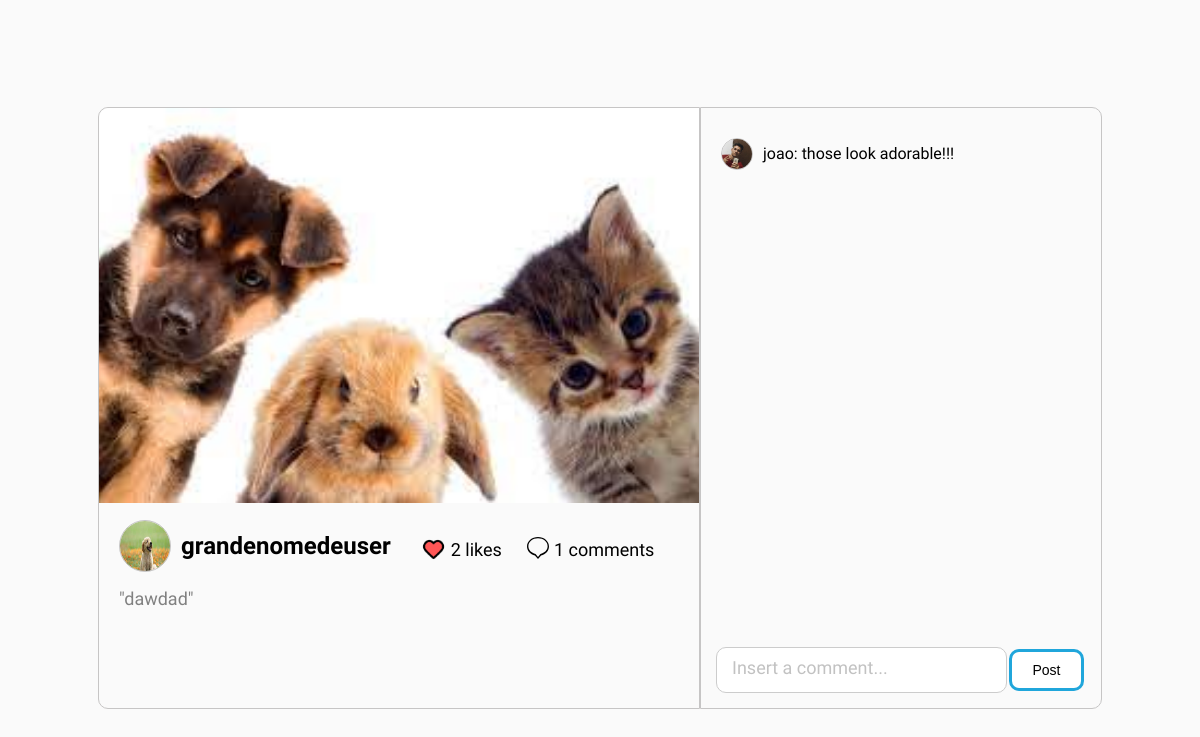
/post/6/comment (signed in), run on an earlier commit of the app's database.
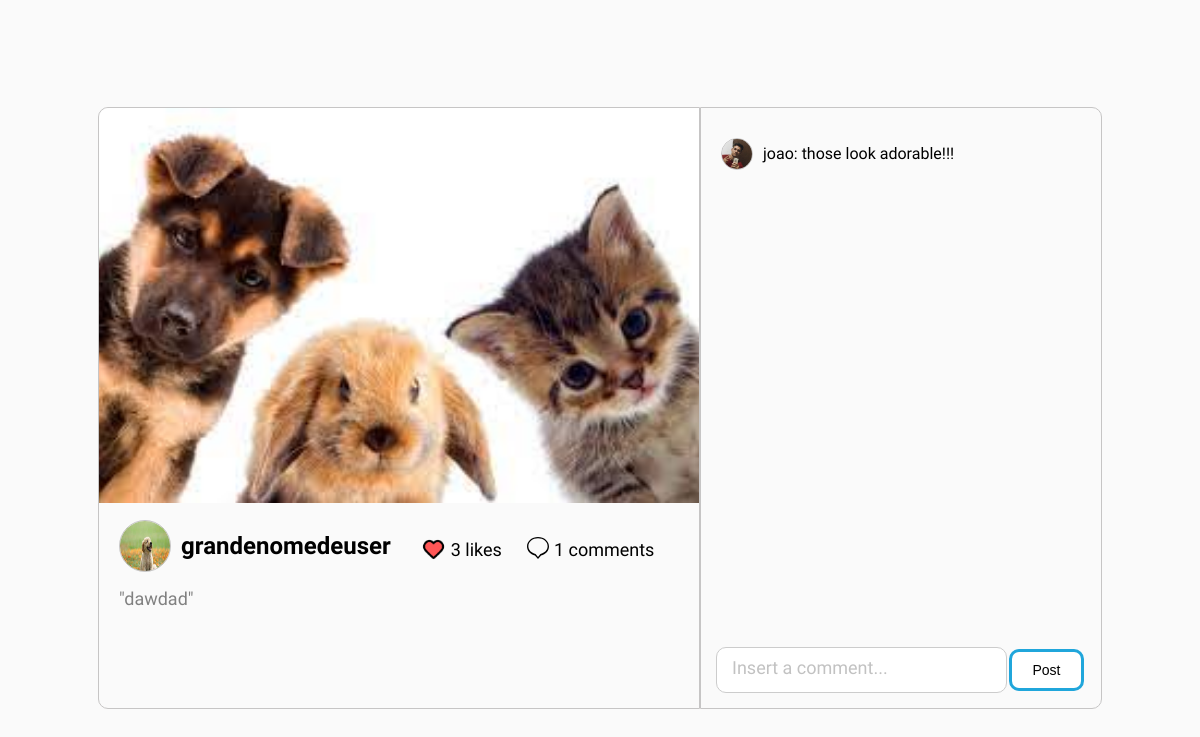
And on a later commit of the database.
### myapp/models.py (models this page shows, shortened)
class Post(models.Model):
    user_profile = models.ForeignKey(UserProfile, on_delete=models.CASCADE, null=True)
    user = models.ForeignKey(User, on_delete=models.CASCADE, null=True, blank=True)
    image = models.ImageField(null=True, upload_to='images/')
    description = models.CharField(max_length=500, null=True, blank=True)
    date = models.DateTimeField(auto_now_add=True)
    likes = models.IntegerField(default=0)
    comment = models.IntegerField(default=0)
    who_liked = models.ManyToManyField(User, related_name='liked_posts', blank=True)

class UserProfile(models.Model):
    user = models.OneToOneField(User, on_delete=models.CASCADE)
    profile_image = models.ImageField(upload_to='images/', default='images/defaultuser.png')
    bio = models.CharField(max_length=100, null=True, blank=True)

class User(AbstractUser):
    SPECIES_CHOICES = [
        ('dog', 'Dog'),
        ('cat', 'Cat'),
        ('bird', 'Bird'),
        ('fish', 'Fish'),
        ('rabbit', 'Rabbit'),
        ('hamster', 'Hamster'),
        ('turtle', 'Turtle'),
        ('horse', 'Horse'),
        ('snake', 'Snake'),
        ('lizard', 'Lizard'),
        ('pig', 'Pig'),
        ('monkey', 'Monkey'),
        ('other', 'Other'),
    ]
    profile_image = models.ImageField(null=True, blank=True, upload_to='images/')
    phone = models.CharField(max_length=20, null=True, blank=True)
    address = models.CharField(max_length=50, null=True, blank=True)
    amount_of_followers = models.IntegerField(default=0)
    amount_of_following = models.IntegerField(default=0)
    followers = models.ManyToManyField('self', blank=True, symmetrical=False)
    following = models.ManyToManyField('self', blank=True, symmetrical=False, related_name='following_user')
    species = models.CharField(max_length=10, choices=SPECIES_CHOICES, null=True, blank=True)

### myapp/views.py (the view)
# urls.py: path('post/<str:post_id>/comment', views.comment, name='comment_post'),
@login_required
def comment (request, post_id):
    post = Post.objects.get(id=post_id)
    comments = Comment.objects.filter(post=post)
    form = CommentForm(request.POST)
    current_user = request.user
    if request.method == 'POST':
        if form.is_valid():
            comment = form.save(commit=False)
            comment.user = request.user
            comment.user_profile = request.user.userprofile
            comment.post = post
            comment.save()
            post.comment += 1
            post.save()
            print(post.comment)
            print('Valid comment')
        else:
            error_message = 'Every comment must have a text. Try again!'
            messages.error(request, error_message, extra_tags='TEXT_BLANK_ERROR')
            print('Invalid comment')
    else:
        form = CommentForm()
    liked_posts = Likes.objects.filter(user=current_user).values_list('post', flat=True)
    return render(request, 'post_details.html', {'form': form , 'comments': comments, 'post': post, 'liked_posts': liked_posts})

### myapp/forms.py
class CommentForm(forms.ModelForm):
   class Meta:
      model = Comment
      fields = ['comment']
      labels = {
          'comment': 'Comentário',
      }

### myapp/templates/post_details.html (shortened to what this page needs)
{% extends "base.html" %}
{% block content %}
<!DOCTYPE html>
<html lang="en">
<head>
    {% load static %}
    <link rel="stylesheet" href="{% static 'postdetail.css' %}">
</head>
<body>
    <div class = "post_details">
        <div class = "test">
            <div class = "post_image_and_likes">
                <div class = img_container><img id = "post_image" src = "{{ post.image.url }}" alt=""></div>
                <div class = "post_info">
                    <div id = "user">
                        <img id = "main_image" src="{{ post.user_profile.profile_image.url }}" alt="">
                        <strong>{{ post.user.username }}</strong>
                        <div class = "like_post">
                            {% if post.id in liked_posts %}
                                <a href="{% url 'like_post' post.id %}">
                                    <img id = "heart" src="{% static 'img/test.png' %}" alt="">
                                </a>
                            {% else %}
                                <a href="{% url 'like_post' post.id %}">
                                    <img id = "heart" src="{% static 'img/heart_black.svg' %}" alt="">
                                </a>
                            {% endif %}
                            <p id = "amount_likes">{{ post.likes}} likes</p>
                        </div>
                        <div class = "like_post">
                                <img id = "comment" src="{% static 'img/comment_black.svg' %}" alt="">
                            <p id = "amount_likes"> {{ post.comment }} comments</p>
                        </div>
                    </div>
                    <p id = "post_desc">"{{post.description}}"</p>
                </div>
            </div>
            <div class = "post_comments">
                <div class = "all_comments">
                    {% for comment in comments %}
                    <div id = "user">
                        <img id = "profile_image" src="{{ comment.user_profile.profile_image.url }}" alt="">
                            <p id =  "comment_info">  {{ comment.user.username }}: {{ comment.comment }}  </p>
                    </div>
                    {% endfor %}
                </div>
                <div class = "insert_new_comment">
                    <form method="post" method="POST" enctype="multipart/form-data" id="post-form">
                            <input type="text" name="comment" placeholder="Insert a comment..." required value="{{ form.username.value|default:'' }}">
                        <br>
                        <button type="submit">Post</button>
                    </form>
                </div>
            </div>
        </div>
    </div>
</body>
</html>
{% endblock %}

What changed in the data, as far as the page shows it:
changed Post "dawdad": likes "2" → "3"
